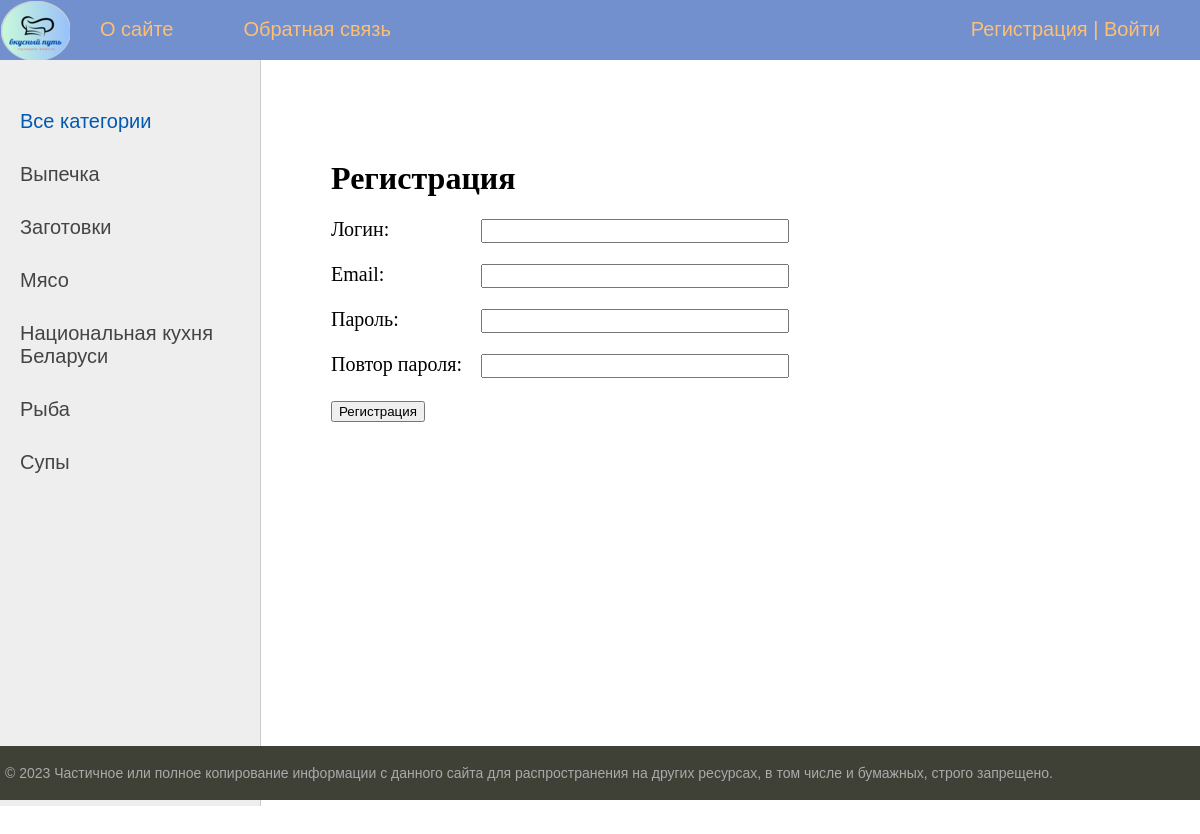
Screenshot of /register/ with the database file from the repository.
### delicious_way/models.py (models this page shows, shortened)
class Category(models.Model):
    name = models.CharField(max_length=100, db_index=True, verbose_name='Категория')
    slug = models.SlugField(max_length=255, unique=True, db_index=True, verbose_name="URL")
    def get_absolute_url(self):
        return reverse('category', kwargs={'cat_slug': self.slug})
    class Meta:
        verbose_name = 'Категория'
        verbose_name_plural = 'Категории'
        ordering = ['id']

### delicious_way/views.py (the view, shortened to what this page needs)
# urls.py: path('register/', RegisterUser.as_view(), name='register'),
class RegisterUser(DataMixin, CreateView):
    form_class = RegisterUserForm
    template_name = 'delicious_way/register.html'
    success_url = reverse_lazy('login')
    def get_context_data(self, *, object_list=None, **kwargs):
        context = super().get_context_data(**kwargs)
        c_def = self.get_user_context(title="Регистрация")
        return dict(list(context.items()) + list(c_def.items()))

### delicious_way/forms.py
class RegisterUserForm(UserCreationForm):
    username = forms.CharField(label='Логин', widget=forms.TextInput(attrs={'class': 'form-input'}))
    email = forms.EmailField(label='Email', widget=forms.EmailInput(attrs={'class': 'form-input'}))
    password1 = forms.CharField(label='Пароль', widget=forms.PasswordInput(attrs={'class': 'form-input'}))
    password2 = forms.CharField(label='Повтор пароля', widget=forms.PasswordInput(attrs={'class': 'form-input'}))
    class Meta:
        model = User
        fields = ('username', 'email', 'password1', 'password2')

### delicious_way/utils.py (called while the page is built)
    def get_user_context(self, **kwargs):
        context = kwargs
        cats = Category.objects.annotate(Count('deliciousway'))
        user_menu = menu.copy()
        if not self.request.user.is_authenticated:
            user_menu.pop(1)
        context['menu'] = user_menu
        context['cats'] = cats
        if 'cat_selected' not in context:
            context['cat_selected'] = 0
        return context

### delicious_way/templates/delicious_way/register.html (shortened to what this page needs)
{% extends 'delicious_way/base.html' %}
{% block content %}
<h1>{{title}}</h1>
<form method="post">
{% for f in form %}
<p><label class="form-label" for="{{ f.id_for_label }}">{{f.label}}: </label>{{ f }}</p>
{% endfor %}
    <button type="submit">Регистрация</button>
</form>
{% endblock %}

### delicious_way/templates/delicious_way/base.html (shortened to what this page needs)
{% load static %}
{% load delicious_way_tags %}
<!DOCTYPE html>
<html>
<head>
	<link type="text/css" href="{% static 'delicious_way/css/styles.css' %}" rel="stylesheet" />
</head>
<body>
<table class="table-page" border=0 cellpadding="0" cellspacing="0">
<tr><td valign=top>
{% block mainmenu %}
		<div class="header">
			<ul id="mainmenu" class="mainmenu">
			<li class="logo"><a href="{% url 'home' %}"><div class="logo"></div></a></li>
{% for m in menu %}
			<li><a href="{% url m.url_name %}">{{m.title}}</a></li>
{% endfor %}
			{% if request.user.is_authenticated %}
			<li class="last"> {{user.username}} | <a href="{% url 'logout' %}">Выйти</a></li>
			{% else %}
			<li class="last"><a href="{% url 'register' %}">Регистрация</a> | <a href="{% url 'login' %}">Войти</a></li>
			{% endif %}
			</ul>
		</div>
{% endblock mainmenu %}
<table class="table-content" border=0 cellpadding="0" cellspacing="0">
<tr>
	<td valign="top" class="left-chapters">
	<ul id="leftchapters">
{% if cat_selected == 0 %}
                   <li class="selected">Все категории</li>
{% else %}
                   <li><a href="{% url 'home' %}">Все категории</a></li>
{% endif %}
{% for c in cats %}
{% if c.deliciousway__count > 0 %}
         {% if c.pk == cat_selected %}
                   <li class="selected">{{c.name}}</li>
         {% else %}
                   <li><a href="{{ c.get_absolute_url }}">{{c.name}}</a></li>
         {% endif %}
{% endif %}
{% endfor %}
	</ul>
</td>
<td valign="top" class="content">
	<div class="content-text">
{% block content %}
{% endblock %}
	</div>
</td></tr></table>
</td></tr>
<tr><td valign=top>
	<div id="footer">
		<p>&copy; 2023 Частичное или полное копирование информации с данного сайта для распространения на других ресурсах, в том числе и бумажных, строго запрещено.</p>
	</div>
</td></tr></table>
</body>
</html>

### delicious_way/static/delicious_way/css/styles.css (style rules this page uses)
html, body { font-family: 'Arial'; margin: 0; padding: 0; height: 100%; width: 100%; color: #444; }
a { color: #0059b2; text-decoration: none; }
.table-page { width: 100%; height: 100%; vertical-align: top; }
.table-page tr { height: 100%; }
.header { background: #728FCE; height: 60px; }
.logo { background: url('../images/my_logo_new.png') no-repeat 1px 1px; width: 70px; height: 60px; }
ul.mainmenu { list-style: none; margin: 0; padding: 0; height: 60px; color: #fdc073; font-size: 20px; overflow: hidden; }
ul.mainmenu li { float: left; margin: 18px 40px 0 30px; }
ul.mainmenu li.logo { margin: 0; }
ul.mainmenu li.last { float: right; }
ul.mainmenu li a { color: #fdc073; text-decoration: none; }
.table-content { width: 100%; min-height: 100%; height: 100%; }
.left-chapters { margin: 0; background: #eee; border-right: 1px solid #ccc; min-height: 100%; }
.left-chapters ul { width: 230px; min-height: 100%; margin: 0; padding: 20px 10px 10px 20px; list-style: none; font-size: 20px; }
.left-chapters ul li { margin: 30px 0 0 0; color: #999; }
.left-chapters ul li.selected { color: #0059b2; }
.left-chapters ul li a { color: #444; text-decoration: none; }
.content { padding: 40px 20px 20px 40px; width: 100%; box-sizing: border-box; }
.content-text { margin: 60px 0 0 30px; color: #000; font-size: 20px; font-family: Yandex Sans Display Light; }
.content-text h1 { font-size: 32px; }
#footer { box-sizing: border-box; background: #3F4137; padding: 5px; color: #aaa; font-size: 14px; font-family: Verdana, Geneva, Arial, Helvetica; text-align: left; overflow: hidden; }
.form-input { width: 300px; font-size: 16px; }
.form-label { display: inline-block; min-width: 150px; vertical-align: top; }

### rows the page displays
Category: name "Выпечка"
Category: name "Заготовки"
Category: name "Мясо"
Category: name "Национальная кухня Беларуси"
Category: name "Рыба"
Category: name "Супы"

### other values shown
{{ m.title }} "О сайте" "Обратная связь"
{{ title }} "Регистрация"
{{ f.label }} "Логин" "Email" "Пароль" "Повтор пароля"
